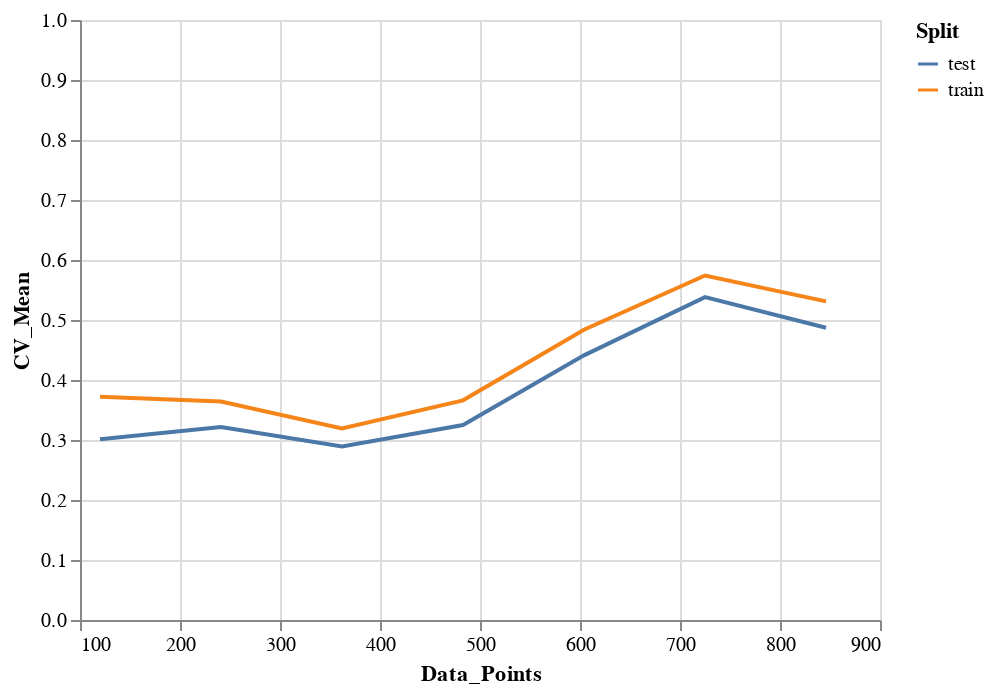
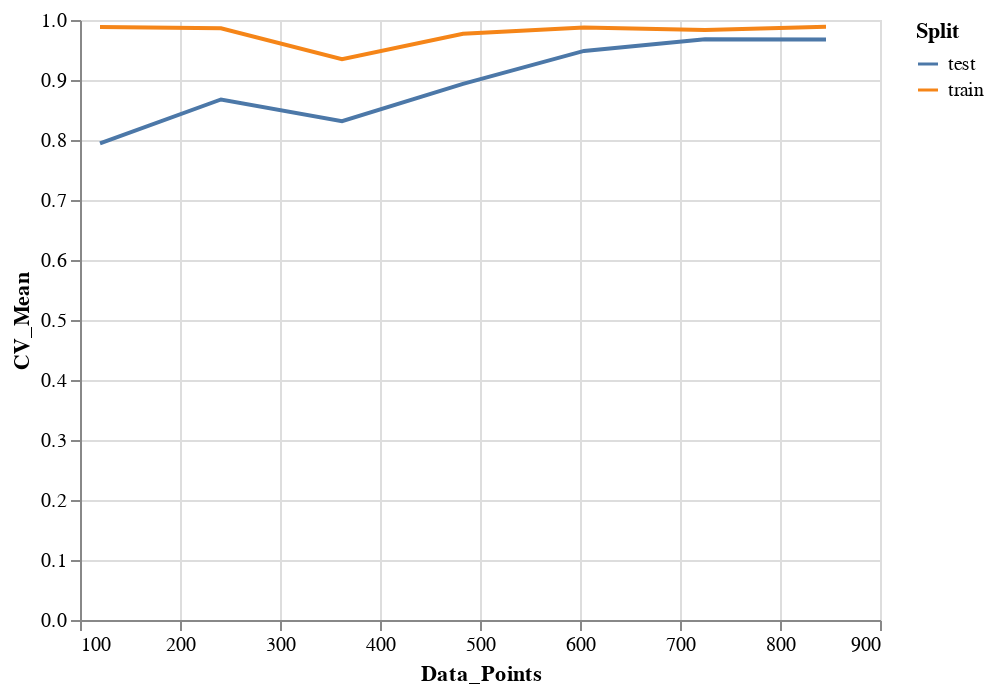
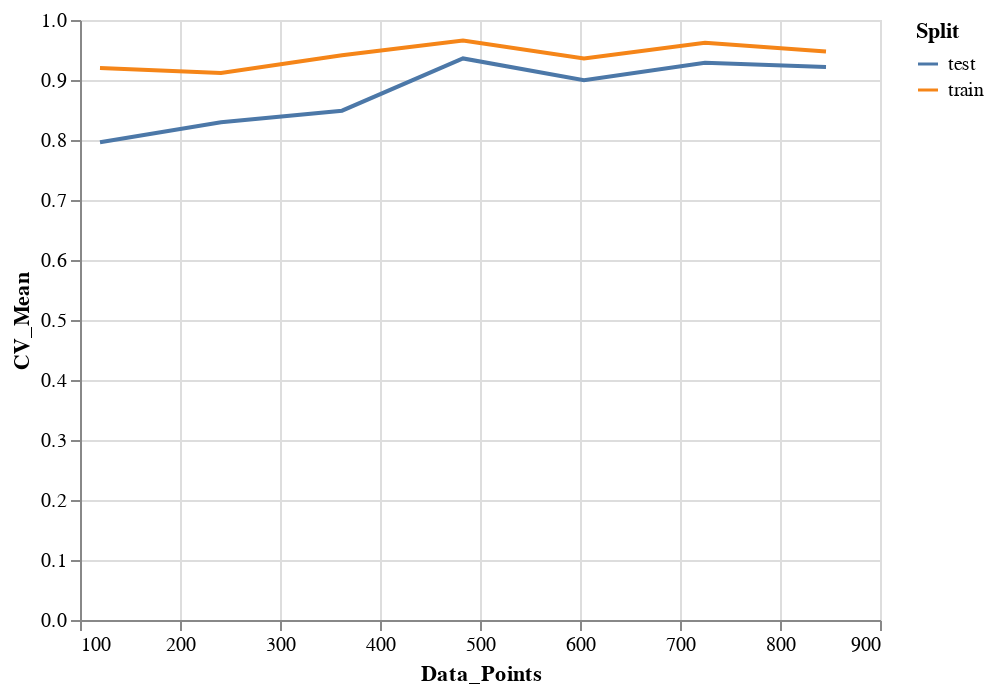
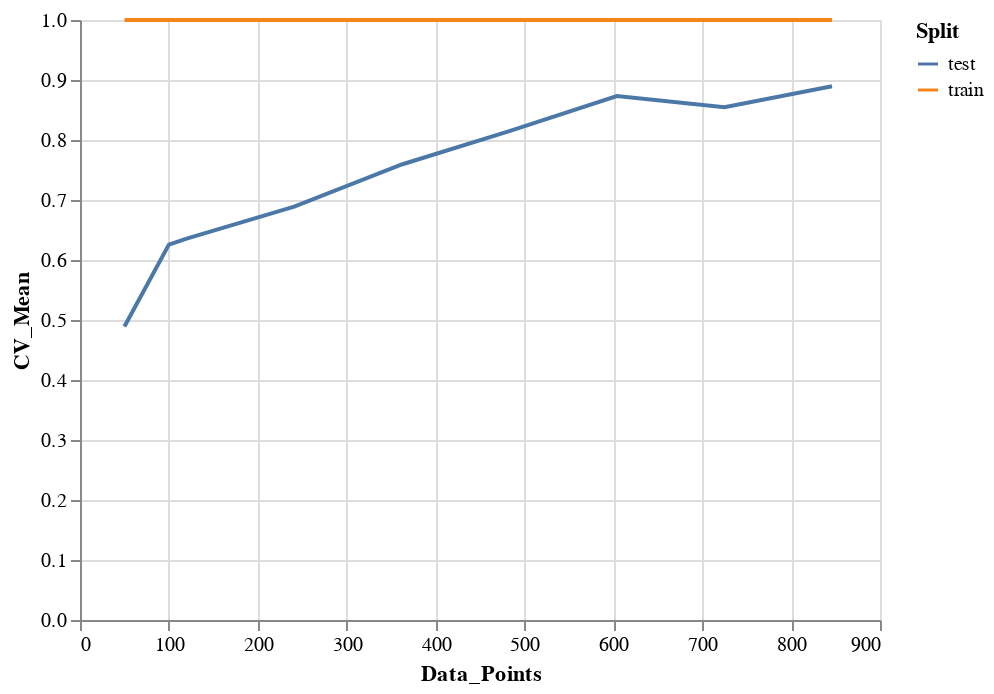

Source (notebook cell) for these figures, in order:
### Code cell
for dataset, algorithm in data_alg_combos:
    test_object = AlgorithmResults(results_fpath=RESULTS_PATH, 
                                   dataset=dataset,
                                   algorithm=algorithm,
                                  iterative=iterative_status_df[algorithm])
    
    print(f'Algorithm: {algorithm}')
    print(f'Dataset: {dataset}')    
    
    display(test_object.plot_learning_curve)

### Figure 1 — Vega-Lite specification as saved in the notebook (floating-point values rounded to 4 significant figures)
{"$schema": "https://vega.github.io/schema/vega-lite/v2.6.0.json", "config": {"background": "white", "view": {"height": 300, "width": 400}}, "data": {"name": "data-3f55e0f21c1ac91702535bab78a39fb8"}, "datasets": {"data-3f55e0f21c1ac91702535bab78a39fb8": [{"Algorithm": "ANN", "CV_1": 0.3182, "CV_2": 0.3213, "CV_3": 0.3231, "CV_4": 0.2907, "CV_5": 0.2529, "CV_Mean": 0.3013, "Data_Points": 120, "Dataset": "cars", "Split": "test"}, {"Algorithm": "ANN", "CV_1": 0.3437, "CV_2": 0.3603, "CV_3": 0.3369, "CV_4": 0.287, "CV_5": 0.2813, "CV_Mean": 0.3218, "Data_Points": 241, "Dataset": "cars", "Split": "test"}, {"Algorithm": "ANN", "CV_1": 0.3384, "CV_2": 0.3134, "CV_3": 0.2885, "CV_4": 0.2788, "CV_5": 0.2277, "CV_Mean": 0.2894, "Data_Points": 362, "Dataset": "cars", "Split": "test"}, {"Algorithm": "ANN", "CV_1": 0.3904, "CV_2": 0.3797, "CV_3": 0.304, "CV_4": 0.2899, "CV_5": 0.2609, "CV_Mean": 0.325, "Data_Points": 483, "Dataset": "cars", "Split": "test"}, {"Algorithm": "ANN", "CV_1": 0.5669, "CV_2": 0.4017, "CV_3": 0.4125, "CV_4": 0.4401, "CV_5": 0.3843, "CV_Mean": 0.4411, "Data_Points": 604, "Dataset": "cars", "Split": "test"}, {"Algorithm": "ANN", "CV_1": 0.4985, "CV_2": 0.527, "CV_3": 0.5634, "CV_4": 0.5677, "CV_5": 0.534, "CV_Mean": 0.5381, "Data_Points": 725, "Dataset": "cars", "Split": "test"}, {"Algorithm": "ANN", "CV_1": 0.4845, "CV_2": 0.5421, "CV_3": 0.4323, "CV_4": 0.4717, "CV_5": 0.5045, "CV_Mean": 0.487, "Data_Points": 846, "Dataset": "cars", "Split": "test"}, {"Algorithm": "ANN", "CV_1": 0.3003, "CV_2": 0.3899, "CV_3": 0.3899, "CV_4": 0.3899, "CV_5": 0.3899, "CV_Mean": 0.372, "Data_Points": 120, "Dataset": "cars", "Split": "train"}, {"Algorithm": "ANN", "CV_1": 0.3169, "CV_2": 0.4213, "CV_3": 0.3609, "CV_4": 0.3609, "CV_5": 0.3609, "CV_Mean": 0.3642, "Data_Points": 241, "Dataset": "cars", "Split": "train"}, {"Algorithm": "ANN", "CV_1": 0.2781, "CV_2": 0.3378, "CV_3": 0.3268, "CV_4": 0.3268, "CV_5": 0.3268, "CV_Mean": 0.3192, "Data_Points": 362, "Dataset": "cars", "Split": "train"}, {"Algorithm": "ANN", "CV_1": 0.3868, "CV_2": 0.4123, "CV_3": 0.3438, "CV_4": 0.3438, "CV_5": 0.3438, "CV_Mean": 0.3661, "Data_Points": 483, "Dataset": "cars", "Split": "train"}, {"Algorithm": "ANN", "CV_1": 0.5484, "CV_2": 0.4723, "CV_3": 0.4694, "CV_4": 0.4643, "CV_5": 0.4643, "CV_Mean": 0.4837, "Data_Points": 604, "Dataset": "cars", "Split": "train"}, {"Algorithm": "ANN", "CV_1": 0.4851, "CV_2": 0.6176, "CV_3": 0.5456, "CV_4": 0.6172, "CV_5": 0.605, "CV_Mean": 0.5741, "Data_Points": 725, "Dataset": "cars", "Split": "train"}, {"Algorithm": "ANN", "CV_1": 0.4562, "CV_2": 0.6719, "CV_3": 0.4467, "CV_4": 0.4666, "CV_5": 0.6135, "CV_Mean": 0.531, "Data_Points": 846, "Dataset": "cars", "Split": "train"}]}, "encoding": {"color": {"field": "Split", "type": "nominal"}, "x": {"field": "Data_Points", "type": "quantitative"}, "y": {"field": "CV_Mean", "scale": {"domain": [0, 1]}, "type": "quantitative"}}, "mark": "line"}

### Figure 2 — Vega-Lite specification as saved in the notebook (floating-point values rounded to 4 significant figures)
{"$schema": "https://vega.github.io/schema/vega-lite/v2.6.0.json", "config": {"background": "white", "view": {"height": 300, "width": 400}}, "data": {"name": "data-cdfcdd28cd351b3343b9fc2cb30a4b02"}, "datasets": {"data-cdfcdd28cd351b3343b9fc2cb30a4b02": [{"Algorithm": "Boost", "CV_1": 0.751, "CV_2": 0.8249, "CV_3": 0.8015, "CV_4": 0.8109, "CV_5": 0.7835, "CV_Mean": 0.7944, "Data_Points": 120, "Dataset": "cars", "Split": "test"}, {"Algorithm": "Boost", "CV_1": 0.8479, "CV_2": 0.8412, "CV_3": 0.9059, "CV_4": 0.8909, "CV_5": 0.8519, "CV_Mean": 0.8676, "Data_Points": 241, "Dataset": "cars", "Split": "test"}, {"Algorithm": "Boost", "CV_1": 0.8791, "CV_2": 0.8819, "CV_3": 0.8246, "CV_4": 0.8207, "CV_5": 0.751, "CV_Mean": 0.8315, "Data_Points": 362, "Dataset": "cars", "Split": "test"}, {"Algorithm": "Boost", "CV_1": 0.882, "CV_2": 0.9044, "CV_3": 0.9005, "CV_4": 0.878, "CV_5": 0.9031, "CV_Mean": 0.8936, "Data_Points": 483, "Dataset": "cars", "Split": "test"}, {"Algorithm": "Boost", "CV_1": 0.9652, "CV_2": 0.9531, "CV_3": 0.9323, "CV_4": 0.9536, "CV_5": 0.9382, "CV_Mean": 0.9485, "Data_Points": 604, "Dataset": "cars", "Split": "test"}, {"Algorithm": "Boost", "CV_1": 0.9652, "CV_2": 0.9837, "CV_3": 0.9696, "CV_4": 0.9605, "CV_5": 0.961, "CV_Mean": 0.968, "Data_Points": 725, "Dataset": "cars", "Split": "test"}, {"Algorithm": "Boost", "CV_1": 0.9899, "CV_2": 0.9736, "CV_3": 0.9758, "CV_4": 0.9637, "CV_5": 0.9342, "CV_Mean": 0.9675, "Data_Points": 846, "Dataset": "cars", "Split": "test"}, {"Algorithm": "Boost", "CV_1": 0.9845, "CV_2": 0.9892, "CV_3": 0.9892, "CV_4": 0.9892, "CV_5": 0.9892, "CV_Mean": 0.9883, "Data_Points": 120, "Dataset": "cars", "Split": "train"}, {"Algorithm": "Boost", "CV_1": 0.9703, "CV_2": 0.9899, "CV_3": 0.9903, "CV_4": 0.9903, "CV_5": 0.9903, "CV_Mean": 0.9862, "Data_Points": 241, "Dataset": "cars", "Split": "train"}, {"Algorithm": "Boost", "CV_1": 0.9552, "CV_2": 0.9719, "CV_3": 0.9155, "CV_4": 0.9155, "CV_5": 0.9155, "CV_Mean": 0.9348, "Data_Points": 362, "Dataset": "cars", "Split": "train"}, {"Algorithm": "Boost", "CV_1": 0.9807, "CV_2": 0.9936, "CV_3": 0.9704, "CV_4": 0.9704, "CV_5": 0.9704, "CV_Mean": 0.9771, "Data_Points": 483, "Dataset": "cars", "Split": "train"}, {"Algorithm": "Boost", "CV_1": 0.9884, "CV_2": 0.9976, "CV_3": 0.9803, "CV_4": 0.9851, "CV_5": 0.9851, "CV_Mean": 0.9873, "Data_Points": 604, "Dataset": "cars", "Split": "train"}, {"Algorithm": "Boost", "CV_1": 0.9847, "CV_2": 0.9903, "CV_3": 0.9759, "CV_4": 0.9888, "CV_5": 0.9763, "CV_Mean": 0.9832, "Data_Points": 725, "Dataset": "cars", "Split": "train"}, {"Algorithm": "Boost", "CV_1": 0.9971, "CV_2": 0.9899, "CV_3": 0.9948, "CV_4": 0.9677, "CV_5": 0.9948, "CV_Mean": 0.9889, "Data_Points": 846, "Dataset": "cars", "Split": "train"}]}, "encoding": {"color": {"field": "Split", "type": "nominal"}, "x": {"field": "Data_Points", "type": "quantitative"}, "y": {"field": "CV_Mean", "scale": {"domain": [0, 1]}, "type": "quantitative"}}, "mark": "line"}

### Figure 3 — Vega-Lite specification as saved in the notebook (floating-point values rounded to 4 significant figures)
{"$schema": "https://vega.github.io/schema/vega-lite/v2.6.0.json", "config": {"background": "white", "view": {"height": 300, "width": 400}}, "data": {"name": "data-5e77a3715b431799766b9b4aed0e14db"}, "datasets": {"data-5e77a3715b431799766b9b4aed0e14db": [{"Algorithm": "DT", "CV_1": 0.8029, "CV_2": 0.807, "CV_3": 0.7884, "CV_4": 0.8018, "CV_5": 0.7803, "CV_Mean": 0.7961, "Data_Points": 120, "Dataset": "cars", "Split": "test"}, {"Algorithm": "DT", "CV_1": 0.7695, "CV_2": 0.8573, "CV_3": 0.8291, "CV_4": 0.8921, "CV_5": 0.7991, "CV_Mean": 0.8294, "Data_Points": 241, "Dataset": "cars", "Split": "test"}, {"Algorithm": "DT", "CV_1": 0.8099, "CV_2": 0.9316, "CV_3": 0.8483, "CV_4": 0.8518, "CV_5": 0.8027, "CV_Mean": 0.8489, "Data_Points": 362, "Dataset": "cars", "Split": "test"}, {"Algorithm": "DT", "CV_1": 0.8937, "CV_2": 0.9287, "CV_3": 0.9595, "CV_4": 0.9679, "CV_5": 0.93, "CV_Mean": 0.936, "Data_Points": 483, "Dataset": "cars", "Split": "test"}, {"Algorithm": "DT", "CV_1": 0.9431, "CV_2": 0.9215, "CV_3": 0.8286, "CV_4": 0.8988, "CV_5": 0.9059, "CV_Mean": 0.8996, "Data_Points": 604, "Dataset": "cars", "Split": "test"}, {"Algorithm": "DT", "CV_1": 0.9109, "CV_2": 0.8988, "CV_3": 0.9192, "CV_4": 0.9657, "CV_5": 0.9485, "CV_Mean": 0.9286, "Data_Points": 725, "Dataset": "cars", "Split": "test"}, {"Algorithm": "DT", "CV_1": 0.922, "CV_2": 0.9427, "CV_3": 0.8459, "CV_4": 0.9603, "CV_5": 0.9382, "CV_Mean": 0.9218, "Data_Points": 846, "Dataset": "cars", "Split": "test"}, {"Algorithm": "DT", "CV_1": 0.9724, "CV_2": 0.9068, "CV_3": 0.9068, "CV_4": 0.9068, "CV_5": 0.9068, "CV_Mean": 0.9199, "Data_Points": 120, "Dataset": "cars", "Split": "train"}, {"Algorithm": "DT", "CV_1": 0.9148, "CV_2": 0.9332, "CV_3": 0.9037, "CV_4": 0.9037, "CV_5": 0.9037, "CV_Mean": 0.9118, "Data_Points": 241, "Dataset": "cars", "Split": "train"}, {"Algorithm": "DT", "CV_1": 0.9104, "CV_2": 0.9467, "CV_3": 0.9499, "CV_4": 0.9499, "CV_5": 0.9499, "CV_Mean": 0.9414, "Data_Points": 362, "Dataset": "cars", "Split": "train"}, {"Algorithm": "DT", "CV_1": 0.9643, "CV_2": 0.953, "CV_3": 0.9708, "CV_4": 0.9708, "CV_5": 0.9708, "CV_Mean": 0.966, "Data_Points": 483, "Dataset": "cars", "Split": "train"}, {"Algorithm": "DT", "CV_1": 0.971, "CV_2": 0.9259, "CV_3": 0.8931, "CV_4": 0.9445, "CV_5": 0.9445, "CV_Mean": 0.9358, "Data_Points": 604, "Dataset": "cars", "Split": "train"}, {"Algorithm": "DT", "CV_1": 0.9508, "CV_2": 0.9413, "CV_3": 0.9556, "CV_4": 0.9803, "CV_5": 0.9815, "CV_Mean": 0.9619, "Data_Points": 725, "Dataset": "cars", "Split": "train"}, {"Algorithm": "DT", "CV_1": 0.9564, "CV_2": 0.9487, "CV_3": 0.9368, "CV_4": 0.9434, "CV_5": 0.953, "CV_Mean": 0.9477, "Data_Points": 846, "Dataset": "cars", "Split": "train"}]}, "encoding": {"color": {"field": "Split", "type": "nominal"}, "x": {"field": "Data_Points", "type": "quantitative"}, "y": {"field": "CV_Mean", "scale": {"domain": [0, 1]}, "type": "quantitative"}}, "mark": "line"}

### Figure 4 — Vega-Lite specification as saved in the notebook (floating-point values rounded to 4 significant figures)
{"$schema": "https://vega.github.io/schema/vega-lite/v2.6.0.json", "config": {"background": "white", "view": {"height": 300, "width": 400}}, "data": {"name": "data-51dcebe2de9dced50ea7a5fb235b4d54"}, "datasets": {"data-51dcebe2de9dced50ea7a5fb235b4d54": [{"Algorithm": "KNN", "CV_1": 0.4223, "CV_2": 0.4882, "CV_3": 0.5265, "CV_4": 0.5126, "CV_5": 0.496, "CV_Mean": 0.4891, "Data_Points": 50, "Dataset": "cars", "Split": "test"}, {"Algorithm": "KNN", "CV_1": 0.4661, "CV_2": 0.675, "CV_3": 0.6767, "CV_4": 0.6601, "CV_5": 0.6508, "CV_Mean": 0.6257, "Data_Points": 100, "Dataset": "cars", "Split": "test"}, {"Algorithm": "KNN", "CV_1": 0.47, "CV_2": 0.6602, "CV_3": 0.7197, "CV_4": 0.6658, "CV_5": 0.6626, "CV_Mean": 0.6357, "Data_Points": 120, "Dataset": "cars", "Split": "test"}, {"Algorithm": "KNN", "CV_1": 0.6458, "CV_2": 0.7172, "CV_3": 0.7451, "CV_4": 0.708, "CV_5": 0.628, "CV_Mean": 0.6888, "Data_Points": 241, "Dataset": "cars", "Split": "test"}, {"Algorithm": "KNN", "CV_1": 0.8388, "CV_2": 0.7945, "CV_3": 0.7575, "CV_4": 0.7419, "CV_5": 0.6633, "CV_Mean": 0.7592, "Data_Points": 362, "Dataset": "cars", "Split": "test"}, {"Algorithm": "KNN", "CV_1": 0.8684, "CV_2": 0.8232, "CV_3": 0.7873, "CV_4": 0.8501, "CV_5": 0.7457, "CV_Mean": 0.8149, "Data_Points": 483, "Dataset": "cars", "Split": "test"}, {"Algorithm": "KNN", "CV_1": 0.9353, "CV_2": 0.8449, "CV_3": 0.8666, "CV_4": 0.8884, "CV_5": 0.8303, "CV_Mean": 0.8731, "Data_Points": 604, "Dataset": "cars", "Split": "test"}, {"Algorithm": "KNN", "CV_1": 0.8859, "CV_2": 0.815, "CV_3": 0.8481, "CV_4": 0.8884, "CV_5": 0.835, "CV_Mean": 0.8545, "Data_Points": 725, "Dataset": "cars", "Split": "test"}, {"Algorithm": "KNN", "CV_1": 0.9334, "CV_2": 0.8778, "CV_3": 0.8501, "CV_4": 0.9338, "CV_5": 0.8535, "CV_Mean": 0.8897, "Data_Points": 846, "Dataset": "cars", "Split": "test"}, {"Algorithm": "KNN", "CV_1": 1, "CV_2": 1, "CV_3": 1, "CV_4": 1, "CV_5": 1, "CV_Mean": 1, "Data_Points": 50, "Dataset": "cars", "Split": "train"}, {"Algorithm": "KNN", "CV_1": 1, "CV_2": 1, "CV_3": 1, "CV_4": 1, "CV_5": 1, "CV_Mean": 1, "Data_Points": 100, "Dataset": "cars", "Split": "train"}, {"Algorithm": "KNN", "CV_1": 1, "CV_2": 1, "CV_3": 1, "CV_4": 1, "CV_5": 1, "CV_Mean": 1, "Data_Points": 120, "Dataset": "cars", "Split": "train"}, {"Algorithm": "KNN", "CV_1": 1, "CV_2": 1, "CV_3": 1, "CV_4": 1, "CV_5": 1, "CV_Mean": 1, "Data_Points": 241, "Dataset": "cars", "Split": "train"}, {"Algorithm": "KNN", "CV_1": 1, "CV_2": 1, "CV_3": 1, "CV_4": 1, "CV_5": 1, "CV_Mean": 1, "Data_Points": 362, "Dataset": "cars", "Split": "train"}, {"Algorithm": "KNN", "CV_1": 1, "CV_2": 1, "CV_3": 1, "CV_4": 1, "CV_5": 1, "CV_Mean": 1, "Data_Points": 483, "Dataset": "cars", "Split": "train"}, {"Algorithm": "KNN", "CV_1": 1, "CV_2": 1, "CV_3": 1, "CV_4": 1, "CV_5": 1, "CV_Mean": 1, "Data_Points": 604, "Dataset": "cars", "Split": "train"}, {"Algorithm": "KNN", "CV_1": 1, "CV_2": 1, "CV_3": 1, "CV_4": 1, "CV_5": 1, "CV_Mean": 1, "Data_Points": 725, "Dataset": "cars", "Split": "train"}, {"Algorithm": "KNN", "CV_1": 1, "CV_2": 1, "CV_3": 1, "CV_4": 1, "CV_5": 1, "CV_Mean": 1, "Data_Points": 846, "Dataset": "cars", "Split": "train"}]}, "encoding": {"color": {"field": "Split", "type": "nominal"}, "x": {"field": "Data_Points", "type": "quantitative"}, "y": {"field": "CV_Mean", "scale": {"domain": [0, 1]}, "type": "quantitative"}}, "mark": "line"}
